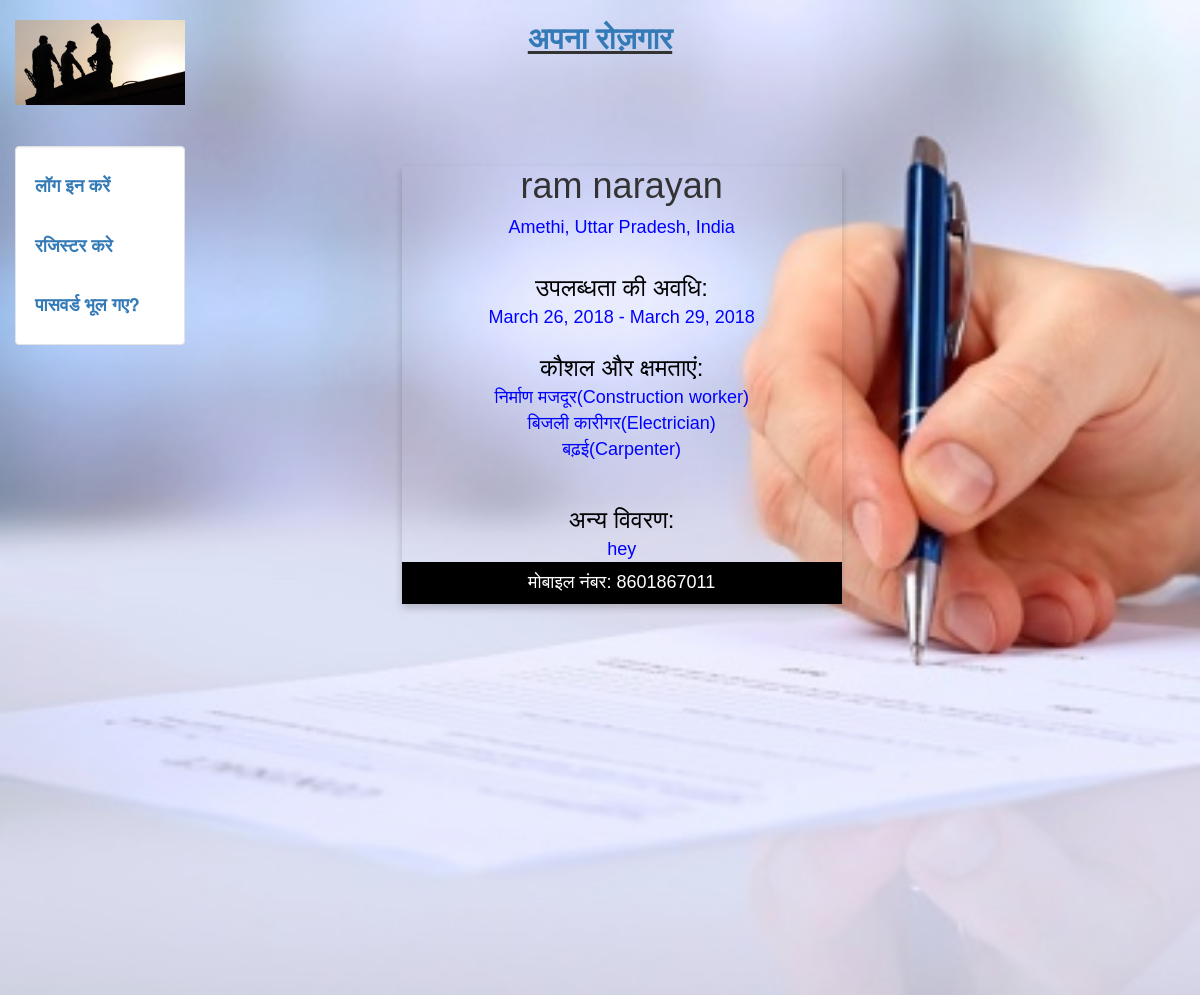
Screenshot of /search/?data=2 with the database file from the repository.
### worker/models.py (models this page shows, shortened)
class Profile(models.Model):
    user = models.OneToOneField(User, on_delete=models.CASCADE, primary_key = True)
    s_contact = models.CharField(max_length=50,blank = True,null = True)
    age = models.FloatField(blank = True, null = True)
    street = models.CharField(max_length=250,blank = True, null = True)
    address = models.CharField(max_length=250,blank = True, null = True)
    start_date = models.DateField(blank = True, null = True)
    end_date = models.DateField(blank = True, null = True)
    skill1 = models.CharField(max_length = 100,blank = True, null = True)
    skill2 = models.CharField(max_length = 100,blank = True, null = True)
    skill3 = models.CharField(max_length = 100,blank = True, null = True)
    description = models.TextField(max_length = 500,blank = True, null = True)
    min_salary = models.IntegerField(blank = True, null = True)
    rating = models.FloatField(blank = True, null = True)
    Twork = models.CharField(max_length = 250,blank = True, null = True)
    worker_age=models.IntegerField(blank = True, null = True)
    joinrequest=models.CharField(max_length = 2,blank = True, null = True)

### search/views.py (the view)
def view_worker(request):
  if request.method == 'GET':
    dat = request.GET['data']
    data= Profile.objects.get( user_id= dat)
    return render(request,'worker/view.html',{'data': data})
  else:
    return HttpResponse(" No Worker available.")

### worker/templates/worker/view.html (shortened to what this page needs)
{% extends "login/header.html" %}
{% load staticfiles %}
{% block content %}
<div class ='col-sm-6 col-sm-offset-2'>
	<link rel="stylesheet" href="https://cdnjs.cloudflare.com/ajax/libs/font-awesome/4.7.0/css/font-awesome.min.css">
<div class="card">
  <h1>{{data.user.first_name}}</h1>
  <p class="title">{{data.address}}</p>
  <br>
  <font color = 'black' size = 5>
उपलब्धता की अवधि:<br>
</font>
<font color = 'blue' size = 4>
{{data.start_date}}  -  {{data.end_date}}
</font>
<br><br>
 <font color = 'black' size = 5 >
 	कौशल और क्षमताएं:<br>
 </font>
 <font color = 'blue' size = 4>
 	{{data.skill1}}<br>
 	{{data.skill2}}<br>
 	{{data.skill3}}<br>
 </font>
 <br><br>
{% if data.description != "None" %}
 <font color = 'black' size = 5 >
 	अन्य विवरण:<br>
 </font>
 <font color = 'blue' size = 4>
 	{{data.description}}<br>
 </font>
{%endif%}
 <p><button class = "but">मोबाइल नंबर: {{data.s_contact}}</button></p>
</div>
	<br>
</div>
{% endblock %}

### login/templates/login/header.html (style rules this page uses)
html, body { height:100% }

### worker/templates/worker/view.html (style rules this page uses)
.card { box-shadow: 0 4px 8px 0 rgba(0, 0, 0, 0.2); max-width: 500px; margin: auto; text-align: center; font-family: arial; }
.title { color: blue; font-size: 18px; }
.but { border: none; outline: 0; display: inline-block; padding: 8px; color: white; background-color: #000; text-align: center; cursor: pointer; width: 100%; font-size: 18px; }

### rows the page displays
Profile: user.first_name "ram narayan", address "Amethi, Uttar Pradesh, India", start_date "March 26, 2018", end_date "March 29, 2018", skill1 "निर्माण मजदूर(Construction worker)", skill2 "बिजली कारीगर(Electrician)", skill3 "बढ़ई(Carpenter)", description "hey", s_contact "8601867011"
